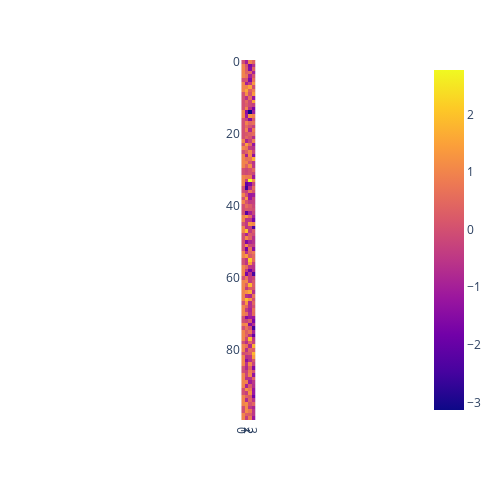

The cell this chart's notebook holds for it:
### Code cell
# lets generate an array of n observations with 50 features being random binary numbers and 50 features being random floats
n = 1000
plot_points = 100
# set binary_dim to zero if you have no binary features
binary_dim = 1
n_features = 4
x = np.random.randint(2, size=(n, binary_dim))
x = np.concatenate((x, np.random.normal(size=(n, n_features-binary_dim))), axis=1)
# lets make up a correlated but complicated y variable. make sure y is 1 feature
# y = np.convolve(x[:, binary_dim:], np.random.normal(size=binary_dim), mode='same') * np.mean(x[:, :binary_dim ]) + np.random.normal(size=binary_dim)
#y = y.reshape(-1, 1)
# assign random weights to the binary features
# make the weights a distribution of only two values
weights = np.random.randint(2, size=(n_features-binary_dim))

y = np.trapz(x[:, :binary_dim], axis=1).reshape(-1, 1) 
print(x[:, :binary_dim].shape, weights.shape, y.shape)
y2 = np.sum(x[:, :binary_dim] * weights, axis=1).reshape(-1, 1)
y = y.reshape(-1, 1)

# scale the features
# use minmax scaler on binary dim and standard scaler on float dim
x_bin = MinMaxScaler().fit_transform(x[:, :binary_dim])
x_float = StandardScaler().fit_transform(x[:, binary_dim:])
x = np.concatenate((x_bin, x_float), axis=1)
#x = np.concatenate((x, y), axis=1)
x = torch.tensor(x, dtype=torch.float32)
# plot as a 10x10 image 
px.imshow(x[:100].numpy(), width=500, height=500)

### Figure 1 — Plotly figure (JSON) as saved in the notebook; plotly's stock layout.template omitted (floating-point values rounded to 4 significant figures; data arrays with more than 128 entries replaced by an {"elided": "..."} marker saying what was removed)
{"data": [{"coloraxis": "coloraxis", "hovertemplate": "x: %{x}<br>y: %{y}<br>color: %{z}<extra></extra>", "name": "0", "type": "heatmap", "xaxis": "x", "yaxis": "y", "z": {"elided": "100x4 float values"}}], "layout": {"coloraxis": {"colorscale": [[0, "#0d0887"], [0.1111, "#46039f"], [0.2222, "#7201a8"], [0.3333, "#9c179e"], [0.4444, "#bd3786"], [0.5556, "#d8576b"], [0.6667, "#ed7953"], [0.7778, "#fb9f3a"], [0.8889, "#fdca26"], [1, "#f0f921"]]}, "height": 500, "margin": {"t": 60}, "width": 500, "xaxis": {"anchor": "y", "constrain": "domain", "domain": [0, 1], "scaleanchor": "y"}, "yaxis": {"anchor": "x", "autorange": "reversed", "constrain": "domain", "domain": [0, 1]}}}
